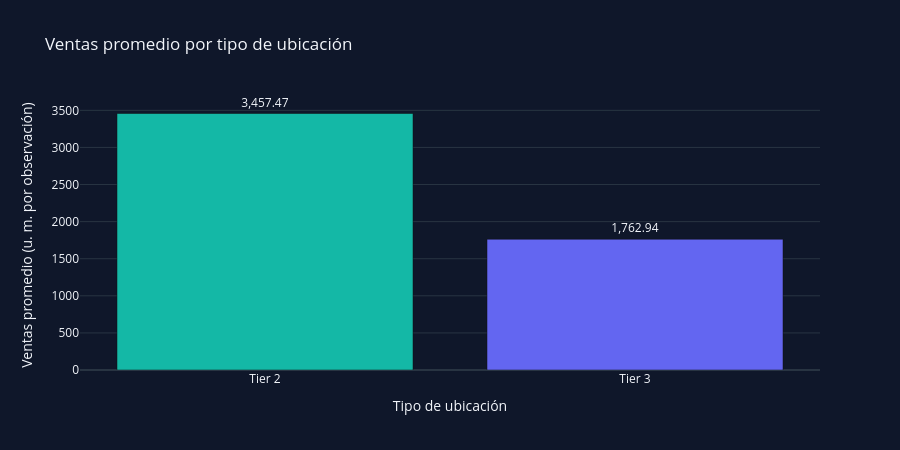

Notebook cell for this chart:
### Code cell
fig_promedio_ubicacion = px.bar(
    ventas_ubicacion,
    x="Store_Location_City_Type",
    y="Ventas_promedio",
    color="Store_Location_City_Type",
    text="Ventas_promedio",
    title="Ventas promedio por tipo de ubicación",
    color_discrete_map={
        "Tier 2": "#14B8A6",
        "Tier 3": "#6366F1"
    },
    labels={
        "Store_Location_City_Type": "Tipo de ubicación",
        "Ventas_promedio": "Ventas promedio (u. m. por observación)"
    }
)

fig_promedio_ubicacion.update_traces(
    texttemplate="%{text:,.2f}",
    textposition="outside",
    cliponaxis=False
)

fig_promedio_ubicacion.update_layout(
    paper_bgcolor="#0F172A",
    plot_bgcolor="#0F172A",
    height=450,
    showlegend=False
)

fig_promedio_ubicacion.show()

fig_promedio_ubicacion.write_html(
    carpeta_graficas / "ventas_promedio_ubicacion.html",
    include_plotlyjs="cdn"
)

assert np.isclose(
    ventas_ubicacion["Participacion_pct"].sum(), 100
)

### Figure 1 — Plotly figure (JSON) as saved in the notebook; plotly's stock layout.template omitted (floating-point values rounded to 4 significant figures)
{"data": [{"cliponaxis": false, "hovertemplate": "Tipo de ubicación=%{x}<br>Ventas promedio (u. m. por observación)=%{text}<extra></extra>", "legendgroup": "Tier 2", "marker": {"color": "#14B8A6", "pattern": {"shape": ""}}, "name": "Tier 2", "orientation": "v", "showlegend": true, "text": [3457.0], "textposition": "outside", "texttemplate": "%{text:,.2f}", "type": "bar", "x": ["Tier 2"], "xaxis": "x", "y": [3457.0], "yaxis": "y"}, {"cliponaxis": false, "hovertemplate": "Tipo de ubicación=%{x}<br>Ventas promedio (u. m. por observación)=%{text}<extra></extra>", "legendgroup": "Tier 3", "marker": {"color": "#6366F1", "pattern": {"shape": ""}}, "name": "Tier 3", "orientation": "v", "showlegend": true, "text": [1763.0], "textposition": "outside", "texttemplate": "%{text:,.2f}", "type": "bar", "x": ["Tier 3"], "xaxis": "x", "y": [1763.0], "yaxis": "y"}], "layout": {"barmode": "relative", "height": 450, "legend": {"title": {"text": "Tipo de ubicación"}, "tracegroupgap": 0}, "paper_bgcolor": "#0F172A", "plot_bgcolor": "#0F172A", "showlegend": false, "title": {"text": "Ventas promedio por tipo de ubicación"}, "xaxis": {"anchor": "y", "categoryarray": ["Tier 2", "Tier 3"], "categoryorder": "array", "domain": [0, 1], "title": {"text": "Tipo de ubicación"}}, "yaxis": {"anchor": "x", "domain": [0, 1], "title": {"text": "Ventas promedio (u. m. por observación)"}}}}
